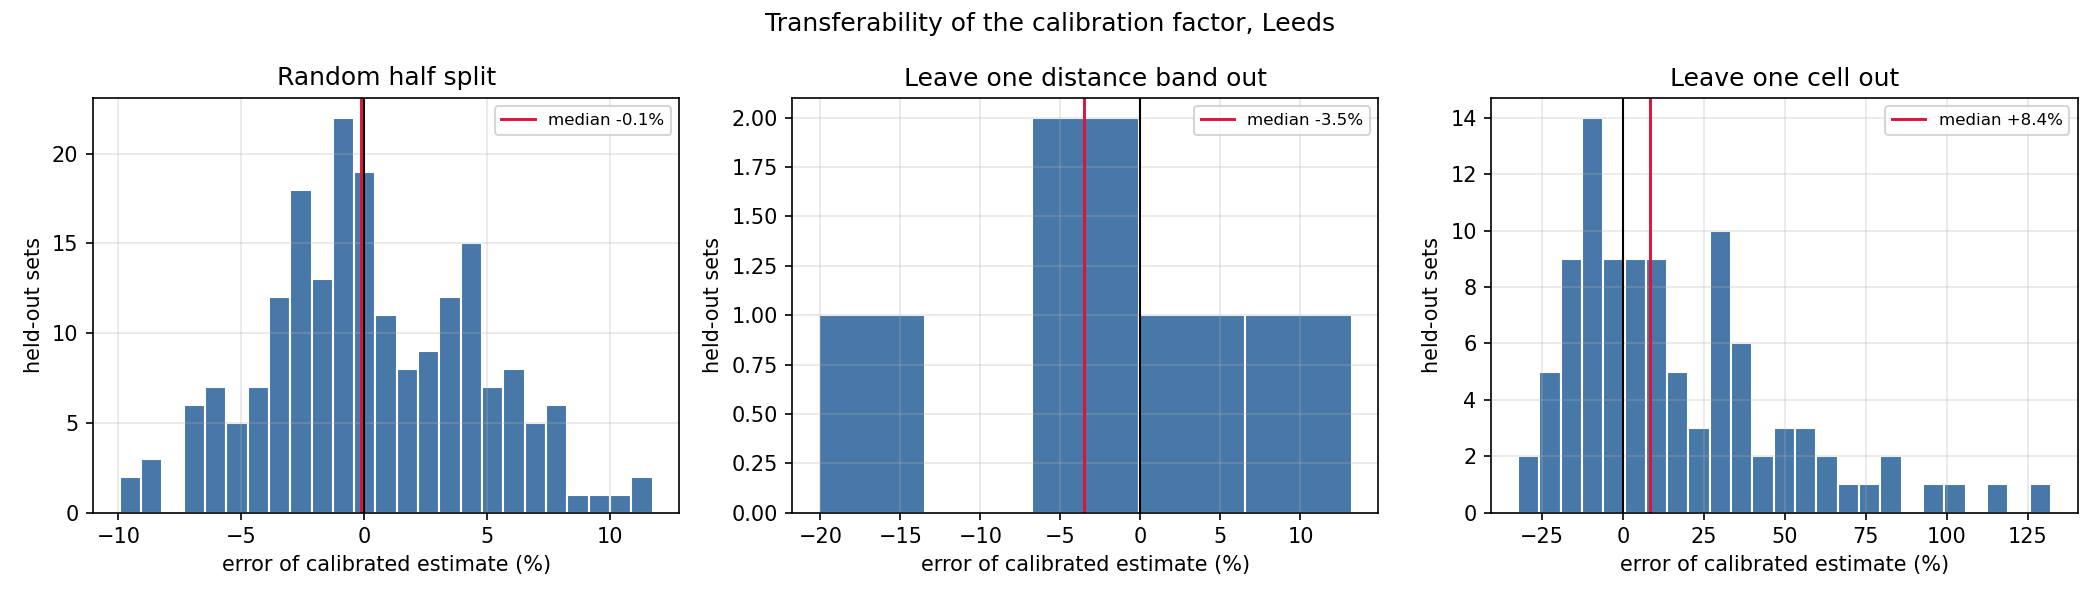

Recreate this plot in Python.
"""
Does the calibration factor transfer? — Leeds
Author: Hou

The model over-predicts parking area by half, but the bias is measurable: for a
map with precision p and recall r, predicted area A relates to true area T as
A x p = TP = T x r, so T = A x (p/r). Applied to the cells the factor was fitted
on this is an identity and carries no information. The question that matters for
using the model anywhere else is whether a factor fitted on one part of the city
predicts another part, and at what spatial grain it stops working.

Three hold-out schemes, each fitting p/r on a training set of cells and applying
it to cells the fit never saw:

    random half   200 random splits of the cells into equal halves. Tests
                  transfer to a comparable area of the same city.
    distance band leave one distance band out. Tests transfer across the urban
                  gradient, which is the harder case, since parking density and
                  built form both change with distance from the centre.
    leave one out fit on all but one cell, predict that cell. Tests the finest
                  grain the estimator could be used at.

Error is reported as (calibrated prediction - labelled area) / labelled area for
the held-out set.

Note what the factor reduces to. With p = TP/A and r = TP/T, the ratio p/r is
exactly T/A: the labelled area of the training cells divided by their predicted
area. The estimator therefore needs only a labelled total area on a sample of
cells, not a full per-object error analysis — which is what makes calibrating it
in a second city affordable. Precision and recall are not thrown away by saying
so; they are what establishes that the bias is systematic rather than noise, and
the hold-out test below is what establishes the grain at which it holds.

Two implementation points. Per-cell true positives are recovered as
TP = precision x model area, and p and r are then aggregated micro, as
sum(TP)/sum(model) and sum(TP)/sum(manual); averaging per-cell precision directly
would give the macro figure (0.5136 rather than 0.5708) and a factor to match.
One cell contains no labelled parking, so it has no defined relative error and is
excluded from the leave-one-out scheme, leaving 99; this is the same cell that
makes recall undefined in the per-cell table. Relative error is unstable where
the denominator is small, which inflates the leave-one-out mean above its median;
a median absolute error in km2 is reported alongside for that scheme.

Reads read-only. Writes only the outputs below.
Outputs:
  - calibration_transfer_summary.csv
  - calibration_transfer.png
"""
import os, csv
import numpy as np
import pandas as pd
import matplotlib
matplotlib.use("Agg")
import matplotlib.pyplot as plt
import warnings; warnings.filterwarnings("ignore")

HERE = os.path.dirname(os.path.abspath(__file__))
PERCELL = f"{HERE}/accuracy_vs_distance.csv"
OUT_CSV = f"{HERE}/calibration_transfer_summary.csv"
OUT_FIG = f"{HERE}/calibration_transfer.png"

N_SPLITS = 200
SEED = 42
BANDS = [0, 1, 2, 3, 4, 99]
BAND_LABELS = ["<1", "1-2", "2-3", "3-4", ">4"]


def log(m):
    print(m, flush=True)


d = pd.read_csv(PERCELL)
# recover per-cell true positives, then aggregate micro
d["tp_m2"] = d["prec_all"].fillna(0) * d["model_m2"]
d["band_km"] = pd.cut(d["dist_km"], bins=BANDS, labels=BAND_LABELS)


def factor(df):
    """Micro-aggregated p/r over a set of cells."""
    tp, mod, man = df["tp_m2"].sum(), df["model_m2"].sum(), df["manual_all_m2"].sum()
    if mod == 0 or man == 0:
        return np.nan
    return (tp / mod) / (tp / man)          # = manual/model, by construction


def rel_error(train, test):
    """Relative error of the calibrated estimate on held-out cells."""
    f = factor(train)
    if not np.isfinite(f) or test["manual_all_m2"].sum() == 0:
        return np.nan
    pred = test["model_m2"].sum() * f
    return (pred - test["manual_all_m2"].sum()) / test["manual_all_m2"].sum()


def abs_error_km2(train, test):
    """Signed error of the calibrated estimate in km2, for when the relative
    error has a small and unstable denominator."""
    f = factor(train)
    if not np.isfinite(f):
        return np.nan
    return (test["model_m2"].sum() * f - test["manual_all_m2"].sum()) / 1e6


f_all = factor(d)
log(f"cells: {len(d)}")
log(f"whole-area factor p/r = {f_all:.4f}   "
    f"(model {d['model_m2'].sum()/1e6:.4f} -> {d['model_m2'].sum()*f_all/1e6:.4f} km2, "
    f"labelled {d['manual_all_m2'].sum()/1e6:.4f} km2)")

rows = []


def add(scheme, errs, n, note="", pct_cols=True):
    """pct_cols=False where there are too few tests for a share to mean anything;
    the individual errors are reported instead."""
    e = np.array([x for x in errs if np.isfinite(x)]) * 100
    rows.append({"scheme": scheme, "n_tests": len(e),
                 "mean_error_pct": round(float(e.mean()), 1),
                 "sd_pct": round(float(e.std(ddof=1)), 1) if len(e) > 1 else None,
                 "median_error_pct": round(float(np.median(e)), 1),
                 "p05_pct": round(float(np.percentile(e, 5)), 1),
                 "p95_pct": round(float(np.percentile(e, 95)), 1),
                 "within_10pct": round(100 * float((np.abs(e) <= 10).mean()), 0) if pct_cols else None,
                 "within_25pct": round(100 * float((np.abs(e) <= 25).mean()), 0) if pct_cols else None,
                 "cells_held_out": n, "note": note})
    return e


rng = np.random.default_rng(SEED)
idx = d.index.to_numpy()

# 1 random half split
errs = []
for _ in range(N_SPLITS):
    perm = rng.permutation(idx)
    half = len(perm) // 2
    errs.append(rel_error(d.loc[perm[:half]], d.loc[perm[half:]]))
e_half = add("random half split", errs, len(idx) // 2, f"{N_SPLITS} splits")

# 2 leave one distance band out
errs, band_rows = [], []
for b in BAND_LABELS:
    test = d[d["band_km"] == b]
    if not len(test):
        continue
    err = rel_error(d[d["band_km"] != b], test)
    errs.append(err)
    band_rows.append({"band": b, "n_cells": len(test),
                      "error_pct": round(100 * err, 1) if np.isfinite(err) else None})
e_band = add("leave one distance band out", errs, None,
             "only 5 tests, so no share is quoted; see the per-band errors below. "
             "the <1 km band holds only 2 cells",
             pct_cols=False)

# 3 leave one cell out, excluding the cell with no labelled parking
usable = d[d["manual_all_m2"] > 0]
errs = [rel_error(usable.drop(i), usable.loc[[i]]) for i in usable.index]
abs_km2 = np.array([abs_error_km2(usable.drop(i), usable.loc[[i]]) for i in usable.index])
e_loo = add("leave one cell out", errs, 1,
            f"n = {len(usable)}; the cell with no labelled parking is excluded. "
            f"the mean sits above the median because relative error is unstable "
            f"where a cell holds little parking; median absolute error "
            f"{np.median(np.abs(abs_km2)):.4f} km2 per cell against a mean labelled "
            f"{usable['manual_all_m2'].mean()/1e6:.4f} km2")

with open(OUT_CSV, "w", newline="") as f:
    cols = ["scheme", "n_tests", "mean_error_pct", "sd_pct", "median_error_pct",
            "p05_pct", "p95_pct", "within_10pct", "within_25pct", "cells_held_out", "note"]
    w = csv.DictWriter(f, fieldnames=cols); w.writeheader(); w.writerows(rows)
    w.writerow({})
    w.writerow({"scheme": "whole-area factor p/r", "mean_error_pct": round(f_all, 4)})
    w.writerow({})
    w.writerow({"scheme": "by distance band", "n_tests": "n_cells", "mean_error_pct": "error_pct"})
    for b in band_rows:
        w.writerow({"scheme": b["band"], "n_tests": b["n_cells"], "mean_error_pct": b["error_pct"]})

log(f"\nwrote: {OUT_CSV}\n")
log(pd.DataFrame(rows)[["scheme", "n_tests", "mean_error_pct", "sd_pct",
                        "p05_pct", "p95_pct", "within_25pct"]].to_string(index=False))
log("\nby distance band:")
log(pd.DataFrame(band_rows).to_string(index=False))

fig, ax = plt.subplots(1, 3, figsize=(14, 4))
for a, e, t in [(ax[0], e_half, "Random half split"),
                (ax[1], e_band, "Leave one distance band out"),
                (ax[2], e_loo, "Leave one cell out")]:
    a.hist(e, bins=min(25, max(5, len(e) // 3)), color="#4878a8", edgecolor="white")
    a.axvline(0, color="black", lw=1)
    a.axvline(np.median(e), color="crimson", lw=1.4,
              label=f"median {np.median(e):+.1f}%")
    a.set_xlabel("error of calibrated estimate (%)")
    a.set_ylabel("held-out sets"); a.set_title(t)
    a.legend(fontsize=8); a.grid(alpha=.3)
fig.suptitle("Transferability of the calibration factor, Leeds")
fig.tight_layout(); fig.savefig(OUT_FIG, dpi=150)
log(f"\nwrote: {OUT_FIG}")
